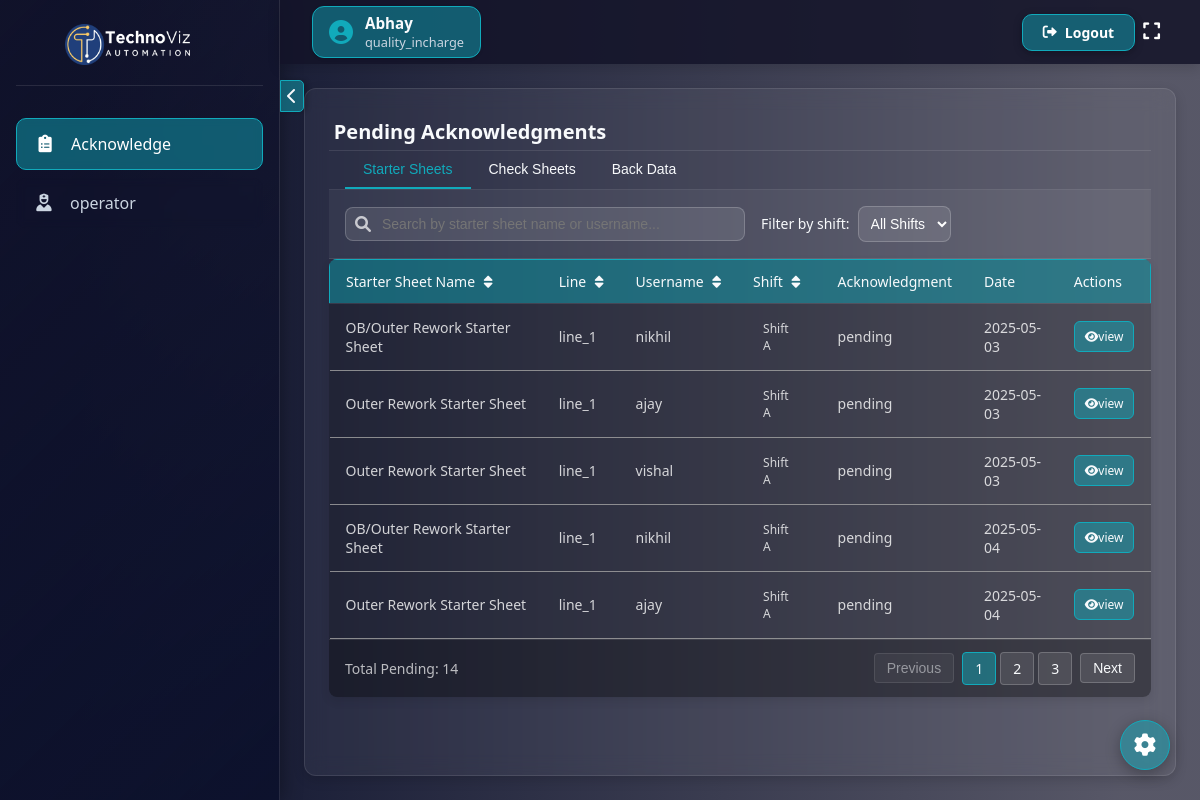
Screenshot of /acknowledgment/ (signed in) with the database file from the repository.
### checksheet1/models.py (models this page shows, shortened)
class CustomUser(AbstractUser):
    ROLE_CHOICES = [
        ("admin", "Admin"),
        ("quality_incharge", "Quality Incharge"),
        ("shift_incharge", "Shift Incharge"),
        ("operator", "Operator"),
    ]
    username = models.CharField(max_length=150, unique=False)
    employee_id = models.CharField(max_length=20, unique=True)  # New field
    role = models.CharField(max_length=20, choices=ROLE_CHOICES, default="admin")
    phone_number = models.CharField(max_length=15, blank=True, null=True)
    USERNAME_FIELD = "employee_id"  # Use employee_id for authentication
    REQUIRED_FIELDS = ["username", "email"]  # Keep username for internal use

class FilledStarterSheet(models.Model):
    APPROVAL_STATUS_CHOICES = [
        ("pending", "Pending Level 1 Approval"),
        ("level_1_approved", "Level 1 Approved"),
        ("level_2_approved", "Level 2 Approved"),
        ("level_3_approved", "Level 3 Approved"),
        ("completed", "Completed"),
        ("rejected", "Rejected"),
    ]
    startersheet = models.ForeignKey(StarterSheet, on_delete=models.CASCADE)
    filled_by = models.ForeignKey(settings.AUTH_USER_MODEL, on_delete=models.CASCADE)
    status_data = models.JSONField(
        default=dict
    )  # Store all zone statuses in JSON format
    timestamp = models.DateTimeField(auto_now_add=True)
    shift = models.CharField(
        max_length=1, choices=[("A", "Shift A"), ("B", "Shift B"), ("C", "Shift C")]
    )
    line = models.CharField(max_length=100, blank=True, null=True)
    out_of_range_reason = models.TextField(blank=True, null=True)
    approval_status = models.CharField(
        max_length=20,
        choices=APPROVAL_STATUS_CHOICES,
        default="pending",
    )
    assigned_level_1_approver = models.ForeignKey(
        settings.AUTH_USER_MODEL,
        on_delete=models.SET_NULL,
        null=True,
        blank=True,
        related_name="assigned_level_1_sheets",
    )
    assigned_level_2_approver = models.ForeignKey(
        settings.AUTH_USER_MODEL,
        on_delete=models.SET_NULL,
        null=True,
        blank=True,
        related_name="assigned_level_2_sheets",
    )
    requires_level_3_approval = models.BooleanField(default=True)
    level_1_approval = models.ForeignKey(
        settings.AUTH_USER_MODEL,
        on_delete=models.SET_NULL,
        null=True,
        blank=True,
        related_name="level_1_approved_sheets",
    )
    level_1_approval_timestamp = models.DateTimeField(null=True, blank=True)
    level_2_approval = models.ForeignKey(
        settings.AUTH_USER_MODEL,
        on_delete=models.SET_NULL,
        null=True,
        blank=True,
        related_name="level_2_approved_sheets",
    )
    level_2_approval_timestamp = models.DateTimeField(null=True, blank=True)
    level_3_approval = models.ForeignKey(
        settings.AUTH_USER_MODEL,
        on_delete=models.SET_NULL,
        null=True,
        blank=True,
        related_name="level_3_approved_sheets",
    )
    level_3_approval_timestamp = models.DateTimeField(null=True, blank=True)
    rejected_by = models.ForeignKey(
        settings.AUTH_USER_MODEL,
        on_delete=models.SET_NULL,
        null=True,
        blank=True,
        related_name="rejected_sheets",
    )
    rejection_timestamp = models.DateTimeField(null=True, blank=True)
    rejection_reason = models.TextField(blank=True, null=True)

### checksheet1/views.py (the view)
# urls.py: path("acknowledgment/", acknowledgment_list, name="acknowledgment_list"),
@login_required
def acknowledgment_list(request):
    if request.user.role == "admin" or has_page_access(
        request.user, "acknowledgment_list"
    ):
        checksheets = CheckSheet.objects.all()
        Starter = StarterSheet.objects.all()
        is_admin = request.user.role == "admin"
        pending_requests = (
            FormRequest.objects.filter(status="Pending") if is_admin else None
        )
        if request.user.role == "admin":
            pending_acknowledgments = FilledStarterSheet.objects.filter(
                Q(
                    approval_status__in=[
                        "level_2_approved",
                    ],
                    requires_level_3_approval=True,
                )
            )
        else:
            pending_acknowledgments = FilledStarterSheet.objects.filter(
                Q(assigned_level_1_approver=request.user, approval_status="pending")
                | Q(
                    assigned_level_2_approver=request.user,
                    approval_status="level_1_approved",
                )
                | Q(
                    rejected_by_id=1,
                    assigned_level_2_approver=request.user,
                    approval_status="rejected",
                )
                |
                Q(
                    level_1_approval_id=request.user.id,
                    rejected_by_id=F("assigned_level_2_approver"),
                    approval_status="rejected",
                )
                |
                Q(
                    level_2_approval_id=request.user.id,
                    rejected_by_id=F("level_3_approval_id"),
                    approval_status="rejected",
                )
            )
        pending_acknowledgments = pending_acknowledgments.values(
            "id",
            "startersheet__id",
            "startersheet__name",
            "filled_by__id",
            "filled_by__username",
            "shift",
            "timestamp",
            "approval_status",
            "rejection_reason",  # Add this
            "rejected_by_id",  # Add this
            "level_1_approval_id",
            "level_2_approval_id",
            "line",
        ).order_by("timestamp")
        if request.user.role == "admin":
            pending_check_acknowledgments = FilledCheckSheet.objects.filter(
                Q(send_acknowledgment=True)  # Changed from OR to AND using &
                & (
                    Q(
                        approval_status__in=[
                            "level_2_approved",
                        ],
                        requires_level_3_approval=True,
                    )
                )
            )
        else:
            pending_check_acknowledgments = FilledCheckSheet.objects.filter(
                Q(send_acknowledgment=True)  # Changed from OR to AND using &
                & (
                    Q(assigned_level_1_approver=request.user, approval_status="pending")
                    | Q(
                        assigned_level_2_approver=request.user,
                        approval_status="level_1_approved",
                    )
                    |
                    Q(
                        rejected_by_id=1,
                        assigned_level_2_approver=request.user,
                        approval_status="rejected",
                    )
                    |
                    Q(
                        level_1_approval_id=request.user.id,
                        rejected_by_id=F("assigned_level_2_approver"),
                        approval_status="rejected",
                    )
                    |
                    Q(
                        level_2_approval_id=request.user.id,
                        rejected_by_id=F("level_3_approval_id"),
                        approval_status="rejected",
                    )
                )
            )
        consolidated_data = {}
        for entry in pending_check_acknowledgments:
            entry_date = entry.timestamp.date()
            key = (
                entry.checksheet.name,
                entry.user.username,
                entry.shift,
                entry_date,
                entry.line,
                entry.user.employee_id,
            )
            if key not in consolidated_data:
                consolidated_data[key] = defaultdict(int)
                consolidated_data[key]["reject_reasons"] = set()
            for k, v in entry.status_data.items():
                if v == "Yes":
                    consolidated_data[key][k] += 1
                elif isinstance(v, int):
                    consolidated_data[key][k] += v
                elif k == "completely_reject":
                    if isinstance(v, int):
                        consolidated_data[key][k] += v
                    else:
                        consolidated_data[key]["completely_reject"] += 1
        consolidated_check_entries = []
        for (
            checksheet_name,
            username,
            shift,
            entry_date,
            line,
            employee_id,  # Added employee_id to the unpacking
        ), status_counts in consolidated_data.items():
            status_display = ", ".join(
                f"{k}: {v}" for k, v in status_counts.items() if k != "reject_reasons"
            )
            reject_reasons = (
                ", ".join(status_counts["reject_reasons"])
                if status_counts["reject_reasons"]
                else ""
            )
            if reject_reasons:
                status_display += f", completely_reject: {reject_reasons}"
            consolidated_check_entries.append(
                {
                    "checksheet_name": checksheet_name,
                    "username": username,
                    "shift": shift,
                    "timestamp": entry_date,
                    "date": entry_date.strftime("%Y-%m-%d"),
                    "line": line,
                    "employee_id": employee_id,  # Add employee_id to the output dictionary
                    "acknowledgment": entry.approval_status,
                    "status_data": status_display,
                }
            )
        print(consolidated_check_entries, "cffffff")
        return render(
            request,
            "checksheet/acknowledge.html",
            {
                "checksheets": checksheets,
                "Starter": Starter,
                "pending_acknowledgments_checksheet": consolidated_check_entries,
                "pending_acknowledgments": pending_acknowledgments,
                "pending_requests": pending_requests,
            },
        )
    return render(request, "checksheet/access_denied.html")

### checksheet1/templates/checksheet/acknowledge.html (shortened to what this page needs)
{% extends 'checksheet/base.html' %}
{% load static %}
{% block extra_css %}
<link rel="stylesheet" href="{% static 'css/acknowledge.css' %}">
{% endblock %}
{% block content %}
<div class="page-container">
    <div class="header">
        <h2 class="page-title">Pending Acknowledgments</h2>
    </div>
    <div class="tabs">
        <button id="startersheet-tab" class="tab-button active">Starter Sheets</button>
        <button id="checksheet-tab" class="tab-button">Check Sheets</button>
        <button id="form-tab" class="tab-button">Back Data</button>
    </div>
    <div id="startersheet-section" class="tab-content active">
        <div class="search-container">
            <div class="search-input-container">
                <i class="fas fa-search search-icon"></i>
                <input type="text" id="startersheetSearch" class="search-input" placeholder="Search by starter sheet name or username...">
            </div>
            <div class="filter-options">
                <span class="filter-label">Filter by shift:</span>
                <select id="startersheetShiftFilter" class="filter-select">
                    <option value="">All Shifts</option>
                </select>
            </div>
        </div>
        <div class="table-responsive">
            <table class="checksheets-container">
                <thead>
                    <tr>
                        <th class="sortable" data-sort="name">Starter Sheet Name <i class="fas fa-sort"></i></th>
                        <th class="sortable" data-sort="Line">Line <i class="fas fa-sort"></i></th>
                        <th class="sortable" data-sort="username">Username <i class="fas fa-sort"></i></th>
                        <th class="sortable" data-sort="shift">Shift <i class="fas fa-sort"></i></th>
                        <th>Acknowledgment</th>
                        <th>Date</th>
                        <th>Actions</th>
                    </tr>
                </thead>
                <tbody id="startersheetTableBody">
                    {% for entry in pending_acknowledgments %}
                    <tr>
                        <td>{{ entry.startersheet__name }}</td>
                        <td>{{ entry.line }}</td>
                        <td>{{ entry.filled_by__username }}</td>
                        <td>
                            {% if entry.shift == "A" %}
                                <span class="shift-badge shift-a">Shift A</span>
                            {% elif entry.shift == "B" %}
                                <span class="shift-badge shift-b">Shift B</span>
                            {% elif entry.shift == "C" %}
                                <span class="shift-badge shift-c">Shift C</span>
                            {% endif %}
                        </td>
                        <td>
                            <span class="status-pending">{{ entry.approval_status }}</span>
                        </td>
                        <td>{{ entry.timestamp|date:"Y-m-d" }}</td>
                        <td>
                            <a href="{% url 'view_filled_startersheet' entry.startersheet__id entry.filled_by__id entry.shift entry.id|default:0 %}" class="view-button">
                                <i class="fas fa-eye"></i> view
                            </a>
                        </td>
                    </tr>
                    {% empty %}
                    <tr>
                        <td colspan="5" class="empty-text">No pending starter sheet acknowledgments</td>
                    </tr>
                    {% endfor %}
                </tbody>
            </table>
            <div class="pagination" id="startersheetPagination">
                <div class="pagination-info">
                    <span>Total Pending: {{ pending_acknowledgments|length }}</span>
                </div>
                <div class="pagination-controls">
                    <button class="pagination-button" id="startersheetPrev" disabled>Previous</button>
                    <div class="pagination-numbers" id="startersheetPageNumbers"></div>
                    <button class="pagination-button" id="startersheetNext">Next</button>
                </div>
            </div>
        </div>
    </div>
</div>
{% endblock %}

### checksheet1/templates/checksheet/base.html (shortened to what this page needs)
<!DOCTYPE html>
<html lang="en">
<head>
    {% load custom_tags %}
    {% load static %}
    <link href="https://cdnjs.cloudflare.com/ajax/libs/font-awesome/6.0.0/css/all.min.css" rel="stylesheet">
    <link rel="stylesheet" href="{% static 'css/base.css' %}">
    {% block extra_css %}
  {% endblock%}
</head>
<body>
    {% if request.user.is_authenticated %}
    <nav class="navbar">
        <div class="navbar-left" style="display: flex; align-items: center;">
            <div class="user-info">
                <i class="fas fa-user-circle"></i>
                <div class="user-details">
                    <span class="user-name">{{ request.user.username }}</span>
                    <span class="user-role">{{ request.user.role|default:"No role" }}</span>
                </div>
            </div>
        </div>
        <a href="{% url 'logout' %}" class="logout-btn">
            <i class="fas fa-sign-out-alt"></i>
            Logout
        </a>
         <button class="fullscreen-btn" onclick="toggleFullScreen()" title="Toggle Full Screen">
                <i class="fas fa-expand"></i>
            </button>
    </nav>
    {% endif %}
    <button class="sidebar-toggle" onclick="toggleSidebar()">
        <i class="fas fa-chevron-left"></i>
    </button>
    <div class="sidebar">
        <div class="sidebar-header">
            <h3>
                <img src="{% static 'images/logo.jpg' %}" alt="Expanded Logo" class="sidebar-logo logo-toggle logo-expanded">
            </h3>
        </div>
        {% if request.user.is_authenticated %}
        {% if request.user|has_page_access:"acknowledgment_list" %}
        <a href="{% url 'acknowledgment_list' %}"><i class="fas fa-clipboard-list"></i><span class="sidebar-text">Acknowledge</span></a>
        {% endif %}
        <a href="{% url 'operator_dashboard' %}"><i class="fa-solid fa-user-nurse"></i><span class="sidebar-text">operator</span></a>
        {% endif %}
    </div>
    <div class="content">
        <div class="content-inner">
            {% block content %}{% endblock %}
        </div>
        <div class="settings-float" id="settingsFloat">
            <i class="fas fa-cog"></i>
        </div>
    </div>
</body>
</html>

### rows the page displays
CustomUser: user.username "Abhay", user.role "quality_incharge"
FilledStarterSheet: startersheet__name "OB/Outer Rework Starter Sheet", line "line_1", filled_by__username "nikhil", shift "Shift A", approval_status "pending", timestamp "2025-05-03"
FilledStarterSheet: startersheet__name "Outer Rework Starter Sheet", line "line_1", filled_by__username "ajay", shift "Shift A", approval_status "pending", timestamp "2025-05-03"
FilledStarterSheet: startersheet__name "Outer Rework Starter Sheet", line "line_1", filled_by__username "vishal", shift "Shift A", approval_status "pending", timestamp "2025-05-03"
FilledStarterSheet: startersheet__name "OB/Outer Rework Starter Sheet", line "line_1", filled_by__username "nikhil", shift "Shift A", approval_status "pending", timestamp "2025-05-04"
FilledStarterSheet: startersheet__name "Outer Rework Starter Sheet", line "line_1", filled_by__username "ajay", shift "Shift A", approval_status "pending", timestamp "2025-05-04"
